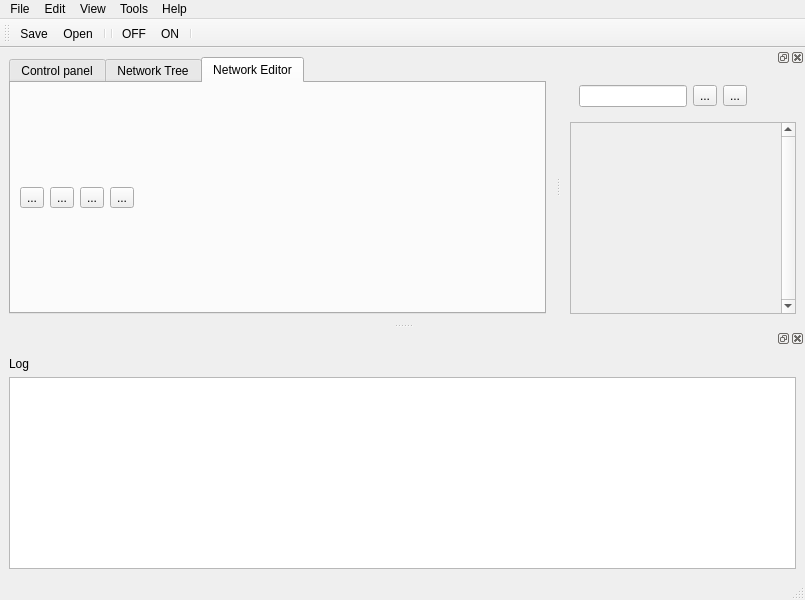
<?xml version="1.0" encoding="UTF-8"?>
<ui version="4.0">
 <class>MainWindow</class>
 <widget class="QMainWindow" name="MainWindow">
  <property name="geometry">
   <rect>
    <x>0</x>
    <y>0</y>
    <width>805</width>
    <height>600</height>
   </rect>
  </property>
  <property name="minimumSize">
   <size>
    <width>0</width>
    <height>10</height>
   </size>
  </property>
  <property name="baseSize">
   <size>
    <width>0</width>
    <height>10</height>
   </size>
  </property>
  <property name="windowTitle">
   <string>MainWindow</string>
  </property>
  <widget class="QWidget" name="centralwidget">
   <layout class="QGridLayout" name="gridLayout">
    <item row="0" column="0">
     <widget class="QTabWidget" name="tabWidget">
      <property name="maximumSize">
       <size>
        <width>16777215</width>
        <height>16777215</height>
       </size>
      </property>
      <property name="currentIndex">
       <number>2</number>
      </property>
      <widget class="QWidget" name="tab">
       <attribute name="title">
        <string>Control panel</string>
       </attribute>
       <layout class="QGridLayout" name="gridLayout_4">
        <property name="margin">
         <number>0</number>
        </property>
        <item row="0" column="0">
         <layout class="QVBoxLayout" name="verticalLayout_3">
          <item>
           <layout class="QHBoxLayout" name="horizontalLayout_5">
            <item>
             <spacer name="horizontalSpacer_5">
              <property name="orientation">
               <enum>Qt::Horizontal</enum>
              </property>
              <property name="sizeHint" stdset="0">
               <size>
                <width>40</width>
                <height>20</height>
               </size>
              </property>
             </spacer>
            </item>
            <item>
             <widget class="QLabel" name="label_4">
              <property name="text">
               <string>Component Name: Time Ellapsed</string>
              </property>
             </widget>
            </item>
            <item>
             <spacer name="horizontalSpacer_6">
              <property name="orientation">
               <enum>Qt::Horizontal</enum>
              </property>
              <property name="sizeHint" stdset="0">
               <size>
                <width>40</width>
                <height>20</height>
               </size>
              </property>
             </spacer>
            </item>
           </layout>
          </item>
          <item>
           <layout class="QHBoxLayout" name="horizontalLayout_3">
            <item>
             <widget class="QLabel" name="label_2">
              <property name="text">
               <string>Frequency  </string>
              </property>
             </widget>
            </item>
            <item>
             <widget class="QDoubleSpinBox" name="doubleSpinBox"/>
            </item>
            <item>
             <widget class="QPushButton" name="pushButton_2">
              <property name="text">
               <string>Reset</string>
              </property>
             </widget>
            </item>
            <item>
             <widget class="QPushButton" name="pushButton">
              <property name="text">
               <string>Default</string>
              </property>
             </widget>
            </item>
            <item>
             <spacer name="horizontalSpacer_3">
              <property name="orientation">
               <enum>Qt::Horizontal</enum>
              </property>
              <property name="sizeHint" stdset="0">
               <size>
                <width>40</width>
                <height>20</height>
               </size>
              </property>
             </spacer>
            </item>
           </layout>
          </item>
          <item>
           <layout class="QHBoxLayout" name="horizontalLayout_4">
            <item>
             <widget class="QLabel" name="label_3">
              <property name="text">
               <string>Blah              </string>
              </property>
             </widget>
            </item>
            <item>
             <widget class="QDoubleSpinBox" name="doubleSpinBox_2"/>
            </item>
            <item>
             <widget class="QPushButton" name="pushButton_3">
              <property name="text">
               <string>Reset</string>
              </property>
             </widget>
            </item>
            <item>
             <widget class="QPushButton" name="pushButton_4">
              <property name="text">
               <string>Default</string>
              </property>
             </widget>
            </item>
            <item>
             <spacer name="horizontalSpacer_4">
              <property name="orientation">
               <enum>Qt::Horizontal</enum>
              </property>
              <property name="sizeHint" stdset="0">
               <size>
                <width>40</width>
                <height>20</height>
               </size>
              </property>
             </spacer>
            </item>
           </layout>
          </item>
          <item>
           <widget class="QTextBrowser" name="textBrowser_2"/>
          </item>
          <item>
           <layout class="QHBoxLayout" name="horizontalLayout_6">
            <item>
             <spacer name="horizontalSpacer_7">
              <property name="orientation">
               <enum>Qt::Horizontal</enum>
              </property>
              <property name="sizeHint" stdset="0">
               <size>
                <width>40</width>
                <height>20</height>
               </size>
              </property>
             </spacer>
            </item>
            <item>
             <widget class="QPushButton" name="pushButton_6">
              <property name="text">
               <string>Kill Youself</string>
              </property>
             </widget>
            </item>
           </layout>
          </item>
          <item>
           <spacer name="verticalSpacer_3">
            <property name="orientation">
             <enum>Qt::Vertical</enum>
            </property>
            <property name="sizeHint" stdset="0">
             <size>
              <width>20</width>
              <height>40</height>
             </size>
            </property>
           </spacer>
          </item>
         </layout>
        </item>
       </layout>
      </widget>
      <widget class="QWidget" name="tab_3">
       <attribute name="title">
        <string>Network Tree</string>
       </attribute>
       <layout class="QGridLayout" name="gridLayout_5">
        <item row="1" column="0">
         <layout class="QGridLayout" name="gridLayout_7" columnstretch="0">
          <property name="horizontalSpacing">
           <number>0</number>
          </property>
          <item row="1" column="0">
           <widget class="QToolButton" name="toolButton_6">
            <property name="toolTip">
             <string>&lt;html&gt;&lt;head/&gt;&lt;body&gt;&lt;p&gt;Update The code From Graph&lt;/p&gt;&lt;/body&gt;&lt;/html&gt;</string>
            </property>
            <property name="text">
             <string>...</string>
            </property>
            <property name="icon">
             <iconset>
              <normaloff>../../../../../opt/robocomp/share/rcmanager/refresh.png</normaloff>../../../../../opt/robocomp/share/rcmanager/refresh.png</iconset>
            </property>
           </widget>
          </item>
          <item row="4" column="0">
           <spacer name="verticalSpacer_2">
            <property name="orientation">
             <enum>Qt::Vertical</enum>
            </property>
            <property name="sizeHint" stdset="0">
             <size>
              <width>20</width>
              <height>40</height>
             </size>
            </property>
           </spacer>
          </item>
          <item row="2" column="0">
           <widget class="QToolButton" name="toolButton_7">
            <property name="toolTip">
             <string>&lt;html&gt;&lt;head/&gt;&lt;body&gt;&lt;p&gt;Start  simulation&lt;/p&gt;&lt;/body&gt;&lt;/html&gt;</string>
            </property>
            <property name="text">
             <string>...</string>
            </property>
            <property name="icon">
             <iconset>
              <normaloff>../../../../../opt/robocomp/share/rcmanager/simulionOn.png</normaloff>../../../../../opt/robocomp/share/rcmanager/simulionOn.png</iconset>
            </property>
           </widget>
          </item>
          <item row="0" column="0">
           <widget class="QSlider" name="verticalSlider">
            <property name="toolTip">
             <string>zoom in or out</string>
            </property>
            <property name="orientation">
             <enum>Qt::Vertical</enum>
            </property>
           </widget>
          </item>
          <item row="3" column="0">
           <widget class="QToolButton" name="toolButton_8">
            <property name="toolTip">
             <string>&lt;html&gt;&lt;head/&gt;&lt;body&gt;&lt;p&gt;Stop Simulation&lt;/p&gt;&lt;/body&gt;&lt;/html&gt;</string>
            </property>
            <property name="text">
             <string>...</string>
            </property>
            <property name="icon">
             <iconset>
              <normaloff>../../../../../opt/robocomp/share/rcmanager/simulatorOFF.png</normaloff>../../../../../opt/robocomp/share/rcmanager/simulatorOFF.png</iconset>
            </property>
           </widget>
          </item>
         </layout>
        </item>
        <item row="1" column="1">
         <widget class="QFrame" name="frame">
          <property name="frameShape">
           <enum>QFrame::StyledPanel</enum>
          </property>
          <property name="frameShadow">
           <enum>QFrame::Raised</enum>
          </property>
          <layout class="QGridLayout" name="gridLayout_8"/>
         </widget>
        </item>
       </layout>
      </widget>
      <widget class="QWidget" name="tab_2">
       <attribute name="title">
        <string>Network Editor</string>
       </attribute>
       <layout class="QVBoxLayout" name="verticalLayout_2" stretch="0">
        <property name="spacing">
         <number>0</number>
        </property>
        <property name="margin">
         <number>0</number>
        </property>
        <item>
         <widget class="QWidget" name="widget_2" native="true">
          <layout class="QHBoxLayout" name="horizontalLayout_2">
           <item>
            <widget class="QToolButton" name="toolButton_3">
             <property name="toolTip">
              <string>Update Graph from Code</string>
             </property>
             <property name="text">
              <string>...</string>
             </property>
             <property name="icon">
              <iconset>
               <normaloff>../../../../../opt/robocomp/share/rcmanager/refresh.png</normaloff>../../../../../opt/robocomp/share/rcmanager/refresh.png</iconset>
             </property>
            </widget>
           </item>
           <item>
            <widget class="QToolButton" name="toolButton_4">
             <property name="toolTip">
              <string>Add a Settings Template</string>
             </property>
             <property name="text">
              <string>...</string>
             </property>
             <property name="icon">
              <iconset>
               <normaloff>../../../../../opt/robocomp/share/rcmanager/networkSettings.png</normaloff>../../../../../opt/robocomp/share/rcmanager/networkSettings.png</iconset>
             </property>
            </widget>
           </item>
           <item>
            <widget class="QToolButton" name="toolButton_5">
             <property name="toolTip">
              <string>Add a node template</string>
             </property>
             <property name="text">
              <string>...</string>
             </property>
             <property name="icon">
              <iconset>
               <normaloff>../../../../../opt/robocomp/share/rcmanager/1465594390_sign-add.png</normaloff>../../../../../opt/robocomp/share/rcmanager/1465594390_sign-add.png</iconset>
             </property>
            </widget>
           </item>
           <item>
            <widget class="QToolButton" name="toolButton_9">
             <property name="toolTip">
              <string>Editor settings</string>
             </property>
             <property name="text">
              <string>...</string>
             </property>
             <property name="icon">
              <iconset>
               <normaloff>../../../../../opt/robocomp/share/rcmanager/1465394550_Settings.png</normaloff>../../../../../opt/robocomp/share/rcmanager/1465394550_Settings.png</iconset>
             </property>
            </widget>
           </item>
           <item>
            <spacer name="horizontalSpacer_2">
             <property name="orientation">
              <enum>Qt::Horizontal</enum>
             </property>
             <property name="sizeHint" stdset="0">
              <size>
               <width>40</width>
               <height>20</height>
              </size>
             </property>
            </spacer>
           </item>
          </layout>
         </widget>
        </item>
       </layout>
      </widget>
     </widget>
    </item>
   </layout>
  </widget>
  <widget class="QMenuBar" name="menubar">
   <property name="geometry">
    <rect>
     <x>0</x>
     <y>0</y>
     <width>805</width>
     <height>25</height>
    </rect>
   </property>
   <widget class="QMenu" name="menuFile">
    <property name="title">
     <string>File</string>
    </property>
    <addaction name="actionOpen"/>
    <addaction name="actionSave"/>
    <addaction name="actionExit"/>
   </widget>
   <widget class="QMenu" name="menuSimulations">
    <property name="title">
     <string>Tools</string>
    </property>
    <widget class="QMenu" name="menuSimulator">
     <property name="title">
      <string>Simulator</string>
     </property>
     <addaction name="actionSetting_2"/>
     <addaction name="actionON"/>
     <addaction name="actionOFF"/>
    </widget>
    <widget class="QMenu" name="menuControl_Panel">
     <property name="title">
      <string>Control Panel</string>
     </property>
     <addaction name="actionSetting_3"/>
    </widget>
    <widget class="QMenu" name="menuEditor">
     <property name="title">
      <string>Editor</string>
     </property>
     <addaction name="actionSetting_4"/>
    </widget>
    <addaction name="menuSimulator"/>
    <addaction name="menuControl_Panel"/>
    <addaction name="menuEditor"/>
    <addaction name="actionSet_Log_File"/>
   </widget>
   <widget class="QMenu" name="menuEdit">
    <property name="title">
     <string>Edit</string>
    </property>
    <addaction name="actionSetting"/>
   </widget>
   <widget class="QMenu" name="menuHelp">
    <property name="title">
     <string>Help</string>
    </property>
   </widget>
   <widget class="QMenu" name="menuView_2">
    <property name="title">
     <string>View</string>
    </property>
    <addaction name="actionEditor_2"/>
    <addaction name="actionControlPanel"/>
   </widget>
   <addaction name="menuFile"/>
   <addaction name="menuEdit"/>
   <addaction name="menuView_2"/>
   <addaction name="menuSimulations"/>
   <addaction name="menuHelp"/>
  </widget>
  <widget class="QStatusBar" name="statusbar"/>
  <widget class="QToolBar" name="toolBar">
   <property name="minimumSize">
    <size>
     <width>0</width>
     <height>10</height>
    </size>
   </property>
   <property name="baseSize">
    <size>
     <width>0</width>
     <height>10</height>
    </size>
   </property>
   <property name="windowTitle">
    <string>toolBar</string>
   </property>
   <attribute name="toolBarArea">
    <enum>TopToolBarArea</enum>
   </attribute>
   <attribute name="toolBarBreak">
    <bool>false</bool>
   </attribute>
   <addaction name="actionSave"/>
   <addaction name="actionOpen"/>
   <addaction name="separator"/>
   <addaction name="separator"/>
   <addaction name="actionOFF"/>
   <addaction name="actionON"/>
   <addaction name="separator"/>
  </widget>
  <widget class="QDockWidget" name="dockWidget">
   <property name="sizePolicy">
    <sizepolicy hsizetype="Fixed" vsizetype="Fixed">
     <horstretch>0</horstretch>
     <verstretch>0</verstretch>
    </sizepolicy>
   </property>
   <property name="minimumSize">
    <size>
     <width>96</width>
     <height>144</height>
    </size>
   </property>
   <attribute name="dockWidgetArea">
    <number>8</number>
   </attribute>
   <widget class="QWidget" name="dockWidgetContents">
    <layout class="QGridLayout" name="gridLayout_3">
     <item row="2" column="0">
      <widget class="QTextBrowser" name="textBrowser"/>
     </item>
     <item row="0" column="0">
      <widget class="QLabel" name="label">
       <property name="text">
        <string>Log</string>
       </property>
      </widget>
     </item>
    </layout>
   </widget>
  </widget>
  <widget class="QDockWidget" name="dockWidget_2">
   <attribute name="dockWidgetArea">
    <number>2</number>
   </attribute>
   <widget class="QWidget" name="dockWidgetContents_2">
    <layout class="QGridLayout" name="gridLayout_2">
     <item row="0" column="0">
      <widget class="QWidget" name="widget" native="true">
       <layout class="QGridLayout" name="gridLayout_6">
        <item row="0" column="0">
         <layout class="QHBoxLayout" name="horizontalLayout">
          <item>
           <widget class="QLineEdit" name="lineEdit">
            <property name="text">
             <string/>
            </property>
           </widget>
          </item>
          <item>
           <widget class="QToolButton" name="toolButton_2">
            <property name="toolTip">
             <string>Search Component</string>
            </property>
            <property name="text">
             <string>...</string>
            </property>
            <property name="icon">
             <iconset>
              <normaloff>../../../../../opt/robocomp/share/rcmanager/1465608687_search.png</normaloff>../../../../../opt/robocomp/share/rcmanager/1465608687_search.png</iconset>
            </property>
           </widget>
          </item>
          <item>
           <widget class="QToolButton" name="toolButton">
            <property name="toolTip">
             <string>Add new component</string>
            </property>
            <property name="text">
             <string>...</string>
            </property>
            <property name="icon">
             <iconset>
              <normaloff>../../../../../opt/robocomp/share/rcmanager/1465594390_sign-add.png</normaloff>../../../../../opt/robocomp/share/rcmanager/1465594390_sign-add.png</iconset>
            </property>
           </widget>
          </item>
          <item>
           <spacer name="horizontalSpacer">
            <property name="orientation">
             <enum>Qt::Horizontal</enum>
            </property>
            <property name="sizeHint" stdset="0">
             <size>
              <width>40</width>
              <height>20</height>
             </size>
            </property>
           </spacer>
          </item>
         </layout>
        </item>
       </layout>
      </widget>
     </item>
     <item row="1" column="0">
      <widget class="QScrollArea" name="scrollArea">
       <property name="verticalScrollBarPolicy">
        <enum>Qt::ScrollBarAlwaysOn</enum>
       </property>
       <property name="widgetResizable">
        <bool>true</bool>
       </property>
       <widget class="QWidget" name="scrollAreaWidgetContents">
        <property name="geometry">
         <rect>
          <x>0</x>
          <y>0</y>
          <width>236</width>
          <height>173</height>
         </rect>
        </property>
        <layout class="QVBoxLayout" name="verticalLayout">
         <item>
          <spacer name="verticalSpacer">
           <property name="orientation">
            <enum>Qt::Vertical</enum>
           </property>
           <property name="sizeHint" stdset="0">
            <size>
             <width>20</width>
             <height>40</height>
            </size>
           </property>
          </spacer>
         </item>
        </layout>
       </widget>
      </widget>
     </item>
    </layout>
   </widget>
  </widget>
  <action name="actionOpen">
   <property name="icon">
    <iconset>
     <normaloff>../../../../../opt/robocomp/share/rcmanager/1465393728_open-file.png</normaloff>../../../../../opt/robocomp/share/rcmanager/1465393728_open-file.png</iconset>
   </property>
   <property name="text">
    <string>Open</string>
   </property>
   <property name="shortcut">
    <string>Ctrl+O</string>
   </property>
  </action>
  <action name="actionSave">
   <property name="icon">
    <iconset>
     <normaloff>../../../../../opt/robocomp/share/rcmanager/1465394415_floppy.png</normaloff>../../../../../opt/robocomp/share/rcmanager/1465394415_floppy.png</iconset>
   </property>
   <property name="text">
    <string>Save</string>
   </property>
   <property name="shortcut">
    <string>Ctrl+S</string>
   </property>
  </action>
  <action name="actionEdit">
   <property name="text">
    <string>Edit</string>
   </property>
  </action>
  <action name="actionUndock">
   <property name="text">
    <string>Undock</string>
   </property>
  </action>
  <action name="actionExit">
   <property name="text">
    <string>Exit</string>
   </property>
  </action>
  <action name="actionSetting">
   <property name="icon">
    <iconset>
     <normaloff>../../../../../opt/robocomp/share/rcmanager/1465394550_Settings.png</normaloff>../../../../../opt/robocomp/share/rcmanager/1465394550_Settings.png</iconset>
   </property>
   <property name="text">
    <string>Setting</string>
   </property>
  </action>
  <action name="actionSetting_2">
   <property name="text">
    <string>Setting</string>
   </property>
  </action>
  <action name="actionON">
   <property name="icon">
    <iconset>
     <normaloff>../../../../../opt/robocomp/share/rcmanager/simulionOn.png</normaloff>../../../../../opt/robocomp/share/rcmanager/simulionOn.png</iconset>
   </property>
   <property name="text">
    <string>ON</string>
   </property>
  </action>
  <action name="actionOFF">
   <property name="icon">
    <iconset>
     <normaloff>../../../../../opt/robocomp/share/rcmanager/simulatorOFF.png</normaloff>../../../../../opt/robocomp/share/rcmanager/simulatorOFF.png</iconset>
   </property>
   <property name="text">
    <string>OFF</string>
   </property>
  </action>
  <action name="actionSetting_3">
   <property name="text">
    <string>Setting</string>
   </property>
  </action>
  <action name="actionSetting_4">
   <property name="text">
    <string>Setting</string>
   </property>
  </action>
  <action name="actionEditor_2">
   <property name="text">
    <string>Editor</string>
   </property>
  </action>
  <action name="actionControlPanel">
   <property name="text">
    <string>ControlPanel</string>
   </property>
  </action>
  <action name="actionSet_Log_File">
   <property name="text">
    <string>Set Log File</string>
   </property>
  </action>
 </widget>
 <resources/>
 <connections/>
</ui>
